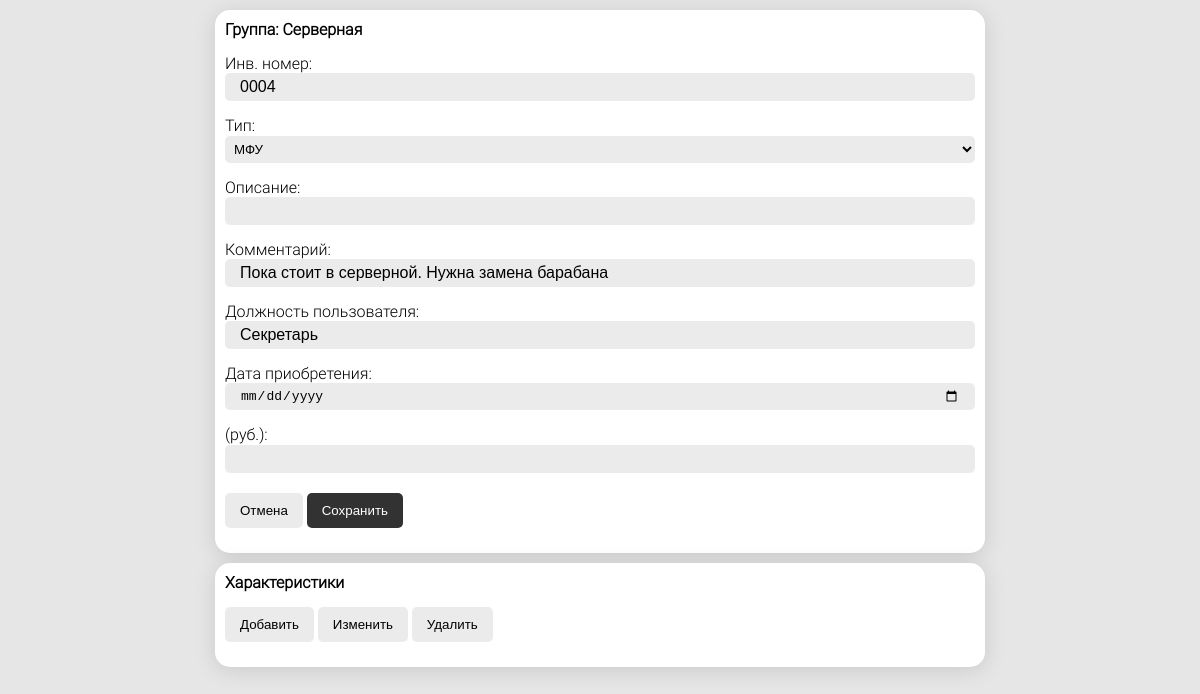
The page /equipment_card/4/ (signed in) on the database as committed earlier.
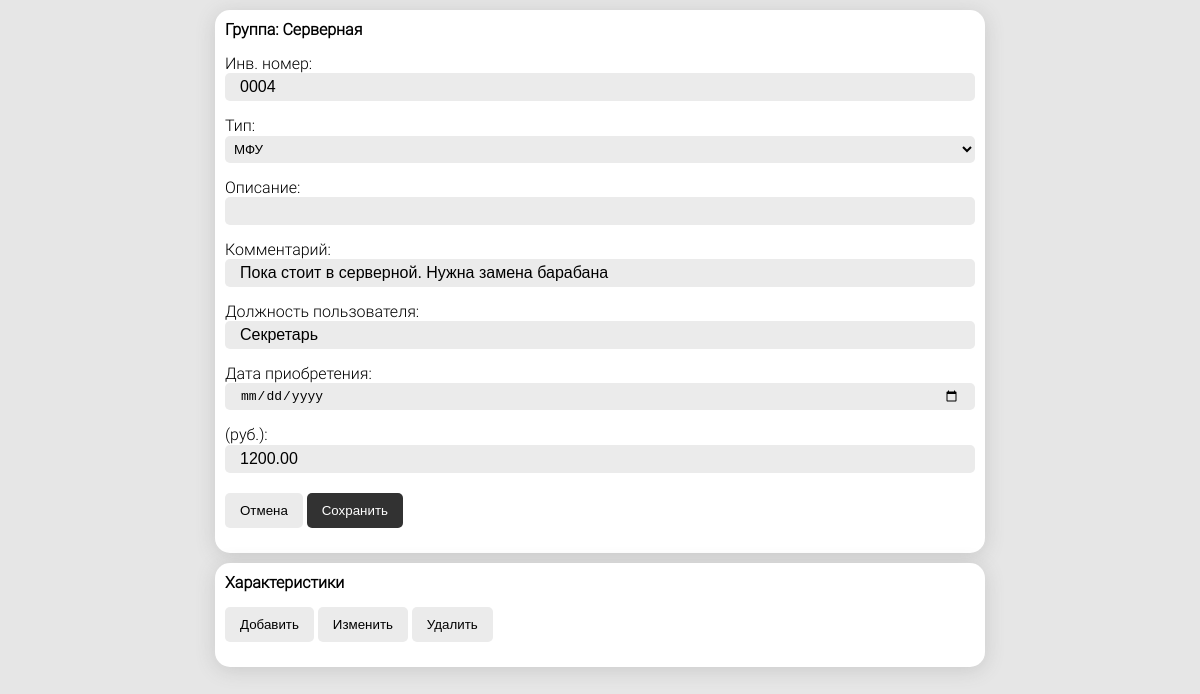
The same page on the database as committed later.
### main/models.py (models this page shows, shortened)
class EquipmentCard(models.Model):
    group = models.ForeignKey(Group, verbose_name='Группа', on_delete=models.CASCADE)
    equipment_type = models.ForeignKey('EquipmentType', verbose_name='Тип оборудования', on_delete=models.CASCADE)
    inv_number = models.CharField(max_length=100, verbose_name='Инвентарный номер', null=True, blank=True)
    title = models.CharField(max_length=1000, verbose_name='Описание', null=True, blank=True)
    comment = models.TextField(verbose_name='Комментарий', null=True, blank=True)
    worker = models.CharField(max_length=1000, verbose_name='Пользователь оборудования', null=True, blank=True)
    purchase_date = models.DateField(verbose_name='Дата приобретения', null=True, blank=True)
    price = models.DecimalField(max_digits=15, decimal_places=2, verbose_name='Стоимость', null=True, blank=True)
    class Meta:
        verbose_name = 'Учетная карточка'
        verbose_name_plural = 'Учетные карточки'

class Group(models.Model):
    title = models.CharField(max_length=1024, verbose_name='Наименование')
    user = models.ForeignKey(User, verbose_name='Пользователь', on_delete=models.CASCADE)
    group = models.ForeignKey(
        'self',
        verbose_name='Группа',
        related_name='child_groups',
        on_delete=models.CASCADE,
        null=True,
        blank=True,
        default=None
    )
    class Meta:
        verbose_name = 'Группа'
        verbose_name_plural = 'Группы'
        ordering = ['title']

### main/views.py (the view)
# urls.py: path('equipment_card/<int:card_id>/', equipment_card, name='equipment_card'),
@login_required
def equipment_card(request, card_id):
    user = request.user
    try:
        card = EquipmentCard.objects.get(pk=card_id)
    except EquipmentCard.DoesNotExist:
        return Http404()
    if card.group.user != user:
        return Http404()
    types = EquipmentType.objects.filter(user=user)
    context = {
        'equipment_card': card,
        'equipment_types': types
    }
    return render(request, 'main/equipment_card.html', context=context)

### main/templatetags/custom_filters.py (called while the page is built)
def dot(value):
    return str(value).replace(',', '.')

### templates/main/equipment_card.html (shortened to what this page needs)
{% extends 'main/base.html' %}
{% load static %}
{% load custom_filters %}
{% block style %}
    <link rel="stylesheet" href="{% static 'main/css/equipment_card.css' %}">
{% endblock %}
{% block content %}
    <div class="container" id="card_container">
        <form>
            <h1>
                Группа: {{ equipment_card.group.title }}
            </h1>
            <div>
                <label for="inv_number">Инв. номер:</label>
                <input type="text" id="inv_number" name="inv_number" value="{{ equipment_card.inv_number|default_if_none:"" }}">
            </div>
            <div>
                <label for="equipment_type">Тип:</label>
                <select name="equipment_type" id="equipment_type">
                    {% for equipment_type in equipment_types %}
                        {% if equipment_card.equipment_type.id == equipment_type.id %}
                            <option value="{{ equipment_type.id }}" selected>{{ equipment_type.title }}</option>
                        {% else %}
                            <option value="{{ equipment_type.id }}">{{ equipment_type.title }}</option>
                        {% endif %}
                    {% endfor %}
                </select>
            </div>
            <div>
                <label for="title">Описание:</label>
                <input type="text" id="title" name="title" value="{{ equipment_card.title|default_if_none:"" }}">
            </div>
            <div>
                <label for="comment">Комментарий:</label>
                <input type="text" id="comment" name="comment" value="{{ equipment_card.comment|default_if_none:"" }}">
            </div>
            <div>
                <label for="worker">Должность пользователя:</label>
                <input type="text" id="worker" name="worker" value="{{ equipment_card.worker|default_if_none:"" }}">
            </div>
            <div>
                <label for="purchase_date">Дата приобретения:</label>
                <input type="date"
                       id="purchase_date"
                       name="purchase_date"
                       value="{{ equipment_card.purchase_date|date:"Y-m-d" }}"
                >
            </div>
            <div>
                <label for="price"> (руб.):</label>
                <input type="text"
                       id="price"
                       name="price"
                       pattern="(\d{0,13})|(\d{0,13}\.\d{0,2})"
                       value="{{ equipment_card.price|default_if_none:""|dot }}"
                >
            </div>
            <div>
                <input type="button" value="Отмена">
                <input type="submit" value="Сохранить">
            </div>
        </form>
    </div>
    <div class="container" id="features_container">
        <h1>Характеристики</h1>
        <div>
            <input type="button" id="create_feature_btn" value="Добавить">
            <input type="button" id="edit_feature_btn" value="Изменить">
            <input type="button" id="remove_feature_btn" value="Удалить">
        </div>
    </div>
{% endblock %}

Rows that differ between the two databases and show on the page:
changed EquipmentCard "Пока стоит в серверной. Нужна замена барабана": price (not shown) → "1200.00"
